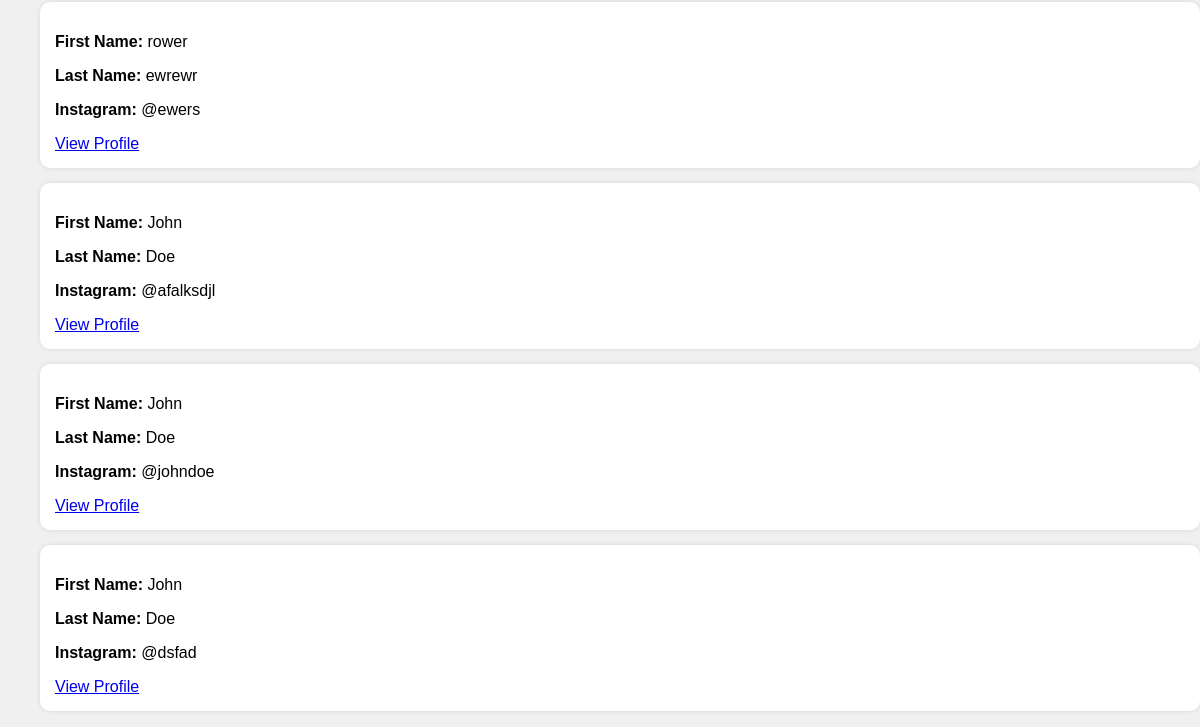
/explore/ (lower part), run on an earlier commit of the app's database.
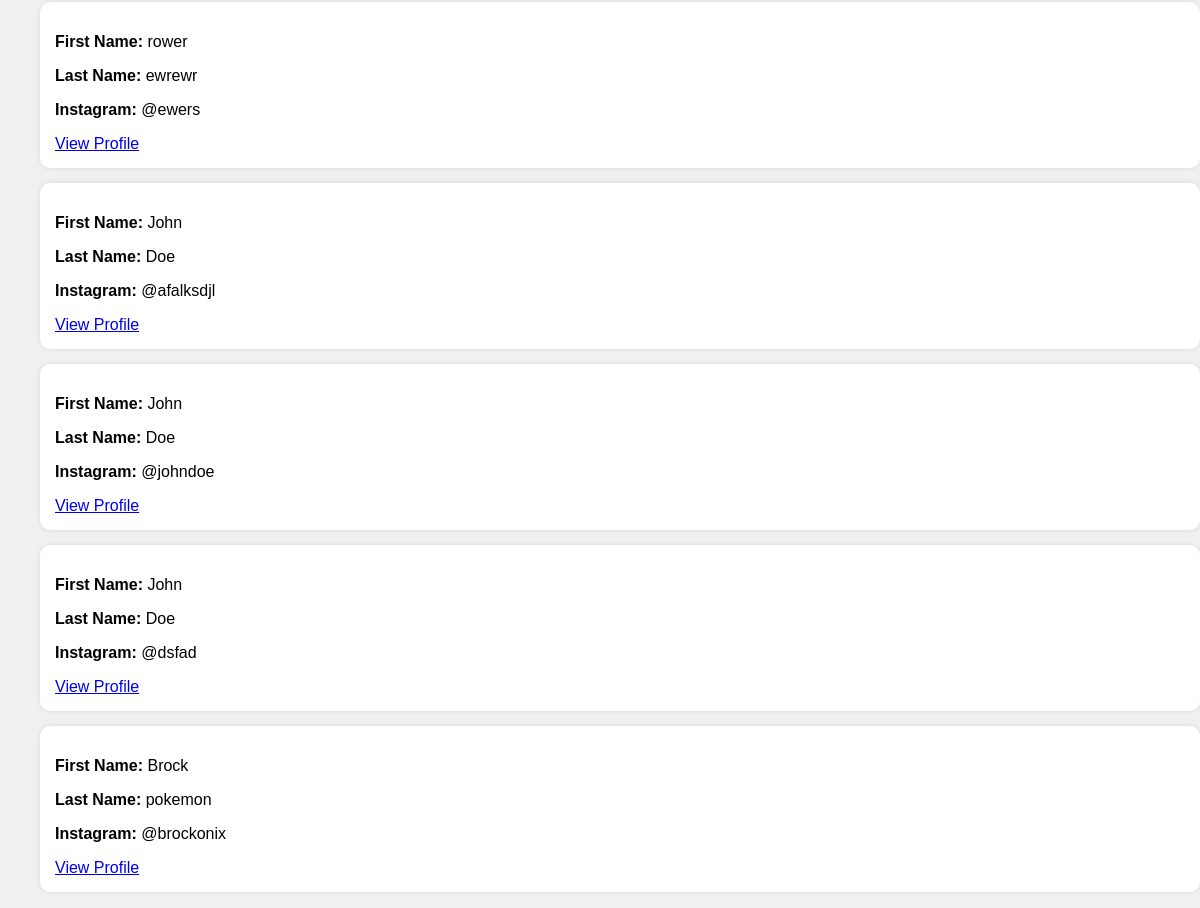
And on a later commit of the database.
### rmd_web/models.py (models this page shows)
class Person(models.Model):
    first_name = models.CharField(max_length=255)
    last_name = models.CharField(max_length=255)
    instagram = models.CharField(max_length=100, blank=True, null=True)
    joined_date = models.DateField(null=True)

### rmd_web/views.py (the view)
# urls.py: path('explore/', views.explore, name='explore'),
def explore(request):
    persons = Person.objects.all()
    context = {
        'user': request.user,  # Pass the user object to the context
        'persons': persons,
    }
    return render(request, 'explore.html', context=context)

### rmd_web/context_processors.py (called while the page is built)
def user_context(request):
    return {'user': request.user}

### rmd_web/templates/explore.html (shortened to what this page needs)
{% extends "master.html" %}
{% block content %}
<div class="tweet-container">
    <ul>
        {% for person in persons %}
        <div class="tweet">
            <div class="profile-info">
                <p><strong>First Name: </strong>{{ person.first_name }}</p>
                <p><strong>Last Name: </strong> {{ person.last_name }}</p>
                <p><strong>Instagram: </strong> @{{ person.instagram }}</p>
            </div>
            <a href="{% url 'viewperson' person_id=person.id %}" class="btn btn-primary">View Profile</a>
        </div>
        {% endfor %}
    </ul>
</div>
{% endblock %}

What changed in the data, as far as the page shows it:
added Person: first_name "Brock", last_name "pokemon", instagram "brockonix"
